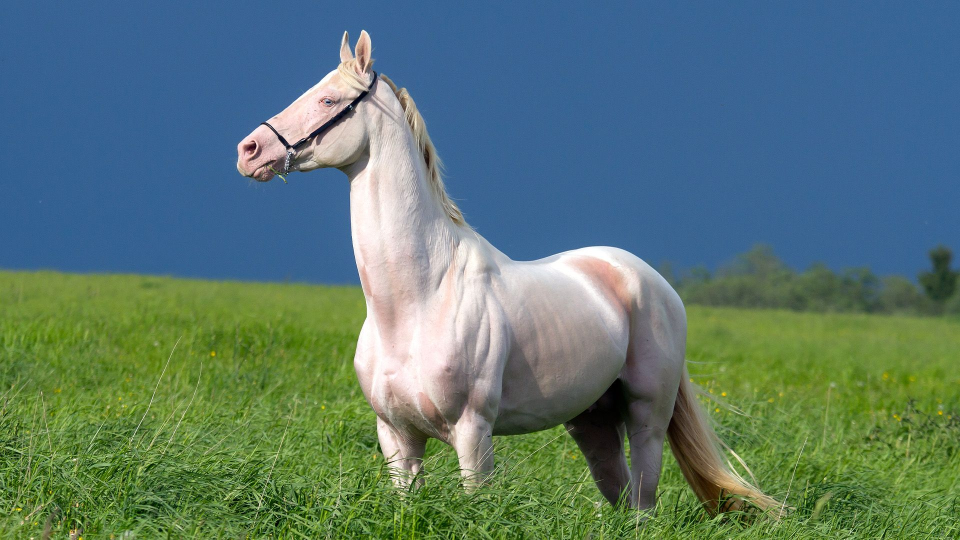
#> input picture horse.jpg, 1920 x 1080 px (shown at 1/2 size)
$ jupyter execute cat.ipynb
#> lines starting #> are read from the running program, lines starting #| are printed output that depends on the picture
[cell 1]
#!pip install opencv-python
import cv2

[cell 2]
img = cv2.imread('horse.jpg')
#> img is the input picture: shape (1080, 1920, 3); mean B, G, R 113, 119.6, 90.9
print(img.shape)
#| (1080, 1920, 3)

[cell 3]
cv2.imshow('horse', img)
cv2.waitKey(0)
cv2.destroyAllWindows()

[cell 4]
pixel = img[100, 200]
#> pixel = [149, 99, 57]
print(pixel)
#| [149  99  57]

[cell 5]
resized = cv2.resize(img, (224, 224))
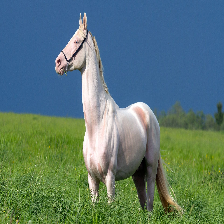
#> resized: shape (224, 224, 3); mean B, G, R 113, 119.5, 90.8
print(resized.shape)
#| (224, 224, 3)
